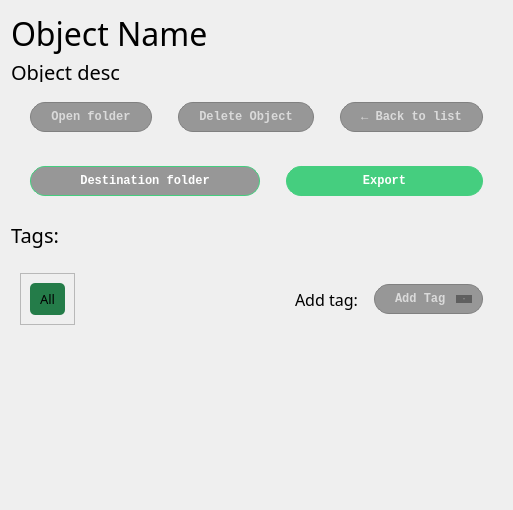
        <widget class="QWidget" name="Object">
         <property name="styleSheet">
          <string notr="true"/>
         </property>
         <attribute name="title">
          <string>Objet</string>
         </attribute>
         <layout class="QVBoxLayout" name="verticalLayout_6">
          <item>
           <layout class="QVBoxLayout" name="verticalLayout_5">
            <item>
             <widget class="QLabel" name="OBJObjectName">
              <property name="maximumSize">
               <size>
                <width>16777215</width>
                <height>50</height>
               </size>
              </property>
              <property name="font">
               <font>
                <family>Comfortaa</family>
                <pointsize>24</pointsize>
                <bold>false</bold>
               </font>
              </property>
              <property name="text">
               <string>Object Name</string>
              </property>
             </widget>
            </item>
            <item>
             <widget class="QLabel" name="OBJObjectDesc">
              <property name="sizePolicy">
               <sizepolicy hsizetype="Preferred" vsizetype="Fixed">
                <horstretch>0</horstretch>
                <verstretch>0</verstretch>
               </sizepolicy>
              </property>
              <property name="maximumSize">
               <size>
                <width>16777215</width>
                <height>20</height>
               </size>
              </property>
              <property name="font">
               <font>
                <family>Comfortaa</family>
                <pointsize>15</pointsize>
                <bold>false</bold>
               </font>
              </property>
              <property name="text">
               <string>Object desc</string>
              </property>
             </widget>
            </item>
            <item>
             <widget class="QWidget" name="horizontalWidget" native="true">
              <property name="sizePolicy">
               <sizepolicy hsizetype="Preferred" vsizetype="Fixed">
                <horstretch>0</horstretch>
                <verstretch>0</verstretch>
               </sizepolicy>
              </property>
              <property name="minimumSize">
               <size>
                <width>0</width>
                <height>50</height>
               </size>
              </property>
              <property name="styleSheet">
               <string notr="true">QPushButton{
color: rgb(218, 218, 218);
    background-color: rgba(0, 0, 0, 0.37);
    padding: 7px 20px;
    text-align: center;
    text-decoration: none;
    border-color: grey;
    border-style:solid;
    border-width: 1px;
    border-radius: 15px;
    font-family:'Courier New', Courier, monospace;
    margin: 10px;
	margin-bottom: 0px;
	margin-top: 5px;
}</string>
              </property>
              <layout class="QHBoxLayout" name="horizontalLayout_3">
               <item>
                <widget class="QPushButton" name="openFolderButton">
                 <property name="font">
                  <font>
                   <family>Courier New</family>
                   <bold>true</bold>
                   <underline>false</underline>
                   <strikeout>false</strikeout>
                  </font>
                 </property>
                 <property name="styleSheet">
                  <string notr="true">:hover{
background-color:black;
}</string>
                 </property>
                 <property name="text">
                  <string>Open folder</string>
                 </property>
                </widget>
               </item>
               <item>
                <widget class="QPushButton" name="delOBJButton">
                 <property name="font">
                  <font>
                   <family>Courier New</family>
                   <bold>true</bold>
                   <underline>false</underline>
                   <strikeout>false</strikeout>
                  </font>
                 </property>
                 <property name="styleSheet">
                  <string notr="true">:hover{
background-color:black;
border-color:#A40000;
}</string>
                 </property>
                 <property name="text">
                  <string>Delete Object</string>
                 </property>
                </widget>
               </item>
               <item>
                <widget class="QPushButton" name="back2listButton">
                 <property name="font">
                  <font>
                   <family>Courier New</family>
                   <bold>true</bold>
                   <underline>false</underline>
                   <strikeout>false</strikeout>
                  </font>
                 </property>
                 <property name="styleSheet">
                  <string notr="true">:hover{
background-color:black;
}</string>
                 </property>
                 <property name="text">
                  <string>← Back to list</string>
                 </property>
                </widget>
               </item>
              </layout>
             </widget>
            </item>
            <item>
             <widget class="QWidget" name="widget" native="true">
              <property name="sizePolicy">
               <sizepolicy hsizetype="Preferred" vsizetype="Fixed">
                <horstretch>0</horstretch>
                <verstretch>0</verstretch>
               </sizepolicy>
              </property>
              <property name="minimumSize">
               <size>
                <width>0</width>
                <height>50</height>
               </size>
              </property>
              <layout class="QHBoxLayout" name="horizontalLayout_6">
               <item>
                <widget class="QPushButton" name="DestinationFolderButton">
                 <property name="sizePolicy">
                  <sizepolicy hsizetype="Fixed" vsizetype="Fixed">
                   <horstretch>0</horstretch>
                   <verstretch>0</verstretch>
                  </sizepolicy>
                 </property>
                 <property name="minimumSize">
                  <size>
                   <width>250</width>
                   <height>0</height>
                  </size>
                 </property>
                 <property name="font">
                  <font>
                   <family>Courier New</family>
                   <bold>true</bold>
                   <underline>false</underline>
                   <strikeout>false</strikeout>
                  </font>
                 </property>
                 <property name="styleSheet">
                  <string notr="true">:hover{
background-color:black;
}
QPushButton{
	color: white;
    background-color: rgba(0, 0, 0, 0.37);
    padding: 7px 20px;
    text-align: center;
    text-decoration: none;
    border-color: #45CE7F;
    border-style:solid;
    border-width: 1px;
    border-radius: 15px;
    font-family:'Courier New', Courier, monospace;
    margin: 10px;
}</string>
                 </property>
                 <property name="text">
                  <string>Destination folder</string>
                 </property>
                </widget>
               </item>
               <item>
                <widget class="QPushButton" name="ExportButton">
                 <property name="font">
                  <font>
                   <family>Courier New</family>
                   <italic>false</italic>
                   <bold>true</bold>
                   <underline>false</underline>
                   <strikeout>false</strikeout>
                  </font>
                 </property>
                 <property name="styleSheet">
                  <string notr="true">:hover{
background-color:black;
}
QPushButton{
	color: white;
    background-color: #45CE7F;
    padding: 7px 20px;
    text-align: center;
    text-decoration: none;
    border-color: #45CE7F;
    border-style:solid;
    border-width: 1px;
    border-radius: 15px;
    font-family:'Courier New', Courier, monospace;
    margin: 10px;
}</string>
                 </property>
                 <property name="text">
                  <string>Export</string>
                 </property>
                </widget>
               </item>
              </layout>
             </widget>
            </item>
           </layout>
          </item>
          <item>
           <widget class="QLabel" name="label_8">
            <property name="sizePolicy">
             <sizepolicy hsizetype="Maximum" vsizetype="Preferred">
              <horstretch>0</horstretch>
              <verstretch>0</verstretch>
             </sizepolicy>
            </property>
            <property name="maximumSize">
             <size>
              <width>16777215</width>
              <height>60</height>
             </size>
            </property>
            <property name="font">
             <font>
              <family>Comfortaa</family>
              <pointsize>15</pointsize>
             </font>
            </property>
            <property name="styleSheet">
             <string notr="true"/>
            </property>
            <property name="text">
             <string>Tags:</string>
            </property>
           </widget>
          </item>
          <item>
           <widget class="QWidget" name="TagManagementWidget" native="true">
            <property name="sizePolicy">
             <sizepolicy hsizetype="Preferred" vsizetype="Fixed">
              <horstretch>0</horstretch>
              <verstretch>0</verstretch>
             </sizepolicy>
            </property>
            <property name="minimumSize">
             <size>
              <width>0</width>
              <height>70</height>
             </size>
            </property>
            <property name="maximumSize">
             <size>
              <width>16777215</width>
              <height>51</height>
             </size>
            </property>
            <property name="styleSheet">
             <string notr="true">margin: 0px;
padding: 0px;</string>
            </property>
            <layout class="QHBoxLayout" name="horizontalLayout_7">
             <item>
              <widget class="QFrame" name="OBJWidgetContainer">
               <property name="frameShape">
                <enum>QFrame::StyledPanel</enum>
               </property>
               <property name="frameShadow">
                <enum>QFrame::Raised</enum>
               </property>
               <layout class="QHBoxLayout" name="horizontalLayout_9">
                <item>
                 <widget class="QPushButton" name="TagEditButton">
                  <property name="sizePolicy">
                   <sizepolicy hsizetype="Minimum" vsizetype="Fixed">
                    <horstretch>0</horstretch>
                    <verstretch>0</verstretch>
                   </sizepolicy>
                  </property>
                  <property name="minimumSize">
                   <size>
                    <width>0</width>
                    <height>20</height>
                   </size>
                  </property>
                  <property name="maximumSize">
                   <size>
                    <width>16777215</width>
                    <height>35</height>
                   </size>
                  </property>
                  <property name="font">
                   <font>
                    <family>Comfortaa</family>
                    <pointsize>10</pointsize>
                    <bold>false</bold>
                    <underline>false</underline>
                    <strikeout>false</strikeout>
                   </font>
                  </property>
                  <property name="styleSheet">
                   <string notr="true">:hover{
background-color:black;
}
QPushButton{
background-color: #247C49;
     padding: 0px 10px;
    text-align: center;
    text-decoration: none;
	border-color: grey;
    border-style:solid;
    border-width: 0px;
    border-radius: 5px;
    margin: 0px;
}</string>
                  </property>
                  <property name="text">
                   <string>All</string>
                  </property>
                 </widget>
                </item>
               </layout>
              </widget>
             </item>
             <item>
              <spacer name="horizontalSpacer_3">
               <property name="orientation">
                <enum>Qt::Horizontal</enum>
               </property>
               <property name="sizeHint" stdset="0">
                <size>
                 <width>40</width>
                 <height>20</height>
                </size>
               </property>
              </spacer>
             </item>
             <item>
              <widget class="QLabel" name="label_9">
               <property name="font">
                <font>
                 <family>Comfortaa</family>
                 <pointsize>12</pointsize>
                </font>
               </property>
               <property name="text">
                <string>Add tag:</string>
               </property>
              </widget>
             </item>
             <item>
              <widget class="QComboBox" name="OBJTagBox">
               <property name="font">
                <font>
                 <family>Courier New</family>
                 <bold>true</bold>
                 <underline>false</underline>
                 <strikeout>false</strikeout>
                </font>
               </property>
               <property name="styleSheet">
                <string notr="true">QComboBox{
color: rgb(218, 218, 218);
    background-color: rgba(0, 0, 0, 0.37);
    padding: 6px 20px;
    text-align: center;
    text-decoration: none;
   border-color: grey;
    border-style:solid;
    border-width: 1px;
    border-radius: 15px;
    font-family:'Courier New', Courier, monospace;
    margin: 10px;
}</string>
               </property>
               <item>
                <property name="text">
                 <string>Add Tag</string>
                </property>
               </item>
              </widget>
             </item>
            </layout>
           </widget>
          </item>
          <item>
           <spacer name="verticalSpacer_3">
            <property name="orientation">
             <enum>Qt::Vertical</enum>
            </property>
            <property name="sizeType">
             <enum>QSizePolicy::Expanding</enum>
            </property>
            <property name="sizeHint" stdset="0">
             <size>
              <width>20</width>
              <height>0</height>
             </size>
            </property>
           </spacer>
          </item>
          <item>
           <widget class="QWidget" name="OBJPicturesContainer" native="true">
            <property name="sizePolicy">
             <sizepolicy hsizetype="Preferred" vsizetype="Expanding">
              <horstretch>0</horstretch>
              <verstretch>0</verstretch>
             </sizepolicy>
            </property>
            <property name="maximumSize">
             <size>
              <width>16777215</width>
              <height>200</height>
             </size>
            </property>
            <property name="styleSheet">
             <string notr="true">#OBJPicturesContainer{
color: rgb(218, 218, 218);
    background-color: transparent;
    padding: 20px 20px;
    text-align: center;
    text-decoration: none;
    border-color: grey;
    border-style:solid;
    border-width: 0px;
    border-radius: 15px;
    font-family:'Courier New', Courier, monospace;
    margin: 10px;
	margin-top: 0px;
}</string>
            </property>
            <layout class="QHBoxLayout" name="horizontalLayout_2">
             <item>
              <widget class="QLabel" name="OBJlabel_1">
               <property name="sizePolicy">
                <sizepolicy hsizetype="Fixed" vsizetype="Fixed">
                 <horstretch>0</horstretch>
                 <verstretch>0</verstretch>
                </sizepolicy>
               </property>
               <property name="minimumSize">
                <size>
                 <width>150</width>
                 <height>150</height>
                </size>
               </property>
               <property name="maximumSize">
                <size>
                 <width>150</width>
                 <height>150</height>
                </size>
               </property>
               <property name="text">
                <string/>
               </property>
               <property name="pixmap">
                <pixmap>no_image.svg</pixmap>
               </property>
               <property name="scaledContents">
                <bool>true</bool>
               </property>
              </widget>
             </item>
            </layout>
           </widget>
          </item>
         </layout>
        </widget>
